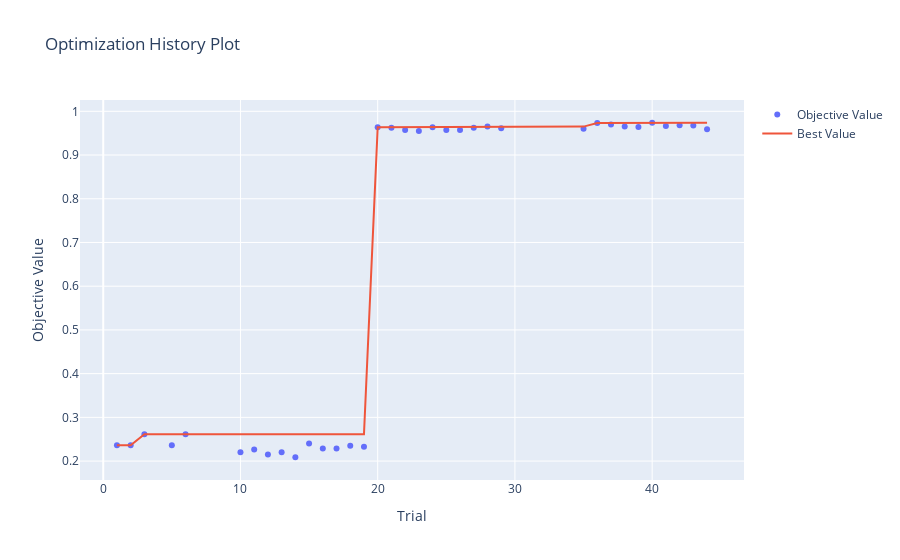

Notebook code cell kept with this figure:
### Code cell
optuna.visualization.plot_optimization_history(study)

### Figure 1 — Plotly figure (JSON) as saved in the notebook; plotly's stock layout.template omitted (floating-point values rounded to 4 significant figures)
{"data": [{"mode": "markers", "name": "Objective Value", "type": "scatter", "x": [1, 2, 3, 5, 6, 10, 11, 12, 13, 14, 15, 16, 17, 18, 19, 20, 21, 22, 23, 24, 25, 26, 27, 28, 29, 35, 36, 37, 38, 39, 40, 41, 42, 43, 44], "y": [0.2362, 0.2362, 0.2613, 0.2362, 0.2613, 0.22, 0.2262, 0.215, 0.22, 0.2088, 0.24, 0.2287, 0.2288, 0.235, 0.2325, 0.9637, 0.9625, 0.9575, 0.955, 0.9637, 0.9575, 0.9575, 0.9625, 0.965, 0.9613, 0.9603, 0.9732, 0.9698, 0.965, 0.964, 0.9738, 0.9664, 0.9681, 0.9674, 0.9592]}, {"mode": "lines", "name": "Best Value", "type": "scatter", "x": [0, 1, 2, 3, 4, 5, 6, 7, 8, 9, 10, 11, 12, 13, 14, 15, 16, 17, 18, 19, 20, 21, 22, 23, 24, 25, 26, 27, 28, 29, 30, 31, 32, 33, 34, 35, 36, 37, 38, 39, 40, 41, 42, 43, 44], "y": [null, 0.2362, 0.2362, 0.2613, 0.2613, 0.2613, 0.2613, 0.2613, 0.2613, 0.2613, 0.2613, 0.2613, 0.2613, 0.2613, 0.2613, 0.2613, 0.2613, 0.2613, 0.2613, 0.2613, 0.9637, 0.9637, 0.9637, 0.9637, 0.9637, 0.9637, 0.9637, 0.9637, 0.965, 0.965, 0.965, 0.965, 0.965, 0.965, 0.965, 0.965, 0.9732, 0.9732, 0.9732, 0.9732, 0.9738, 0.9738, 0.9738, 0.9738, 0.9738]}, {"marker": {"color": "#cccccc"}, "mode": "markers", "name": "Infeasible Trial", "showlegend": false, "type": "scatter", "x": [], "y": []}], "layout": {"title": {"text": "Optimization History Plot"}, "xaxis": {"title": {"text": "Trial"}}, "yaxis": {"title": {"text": "Objective Value"}}}}
